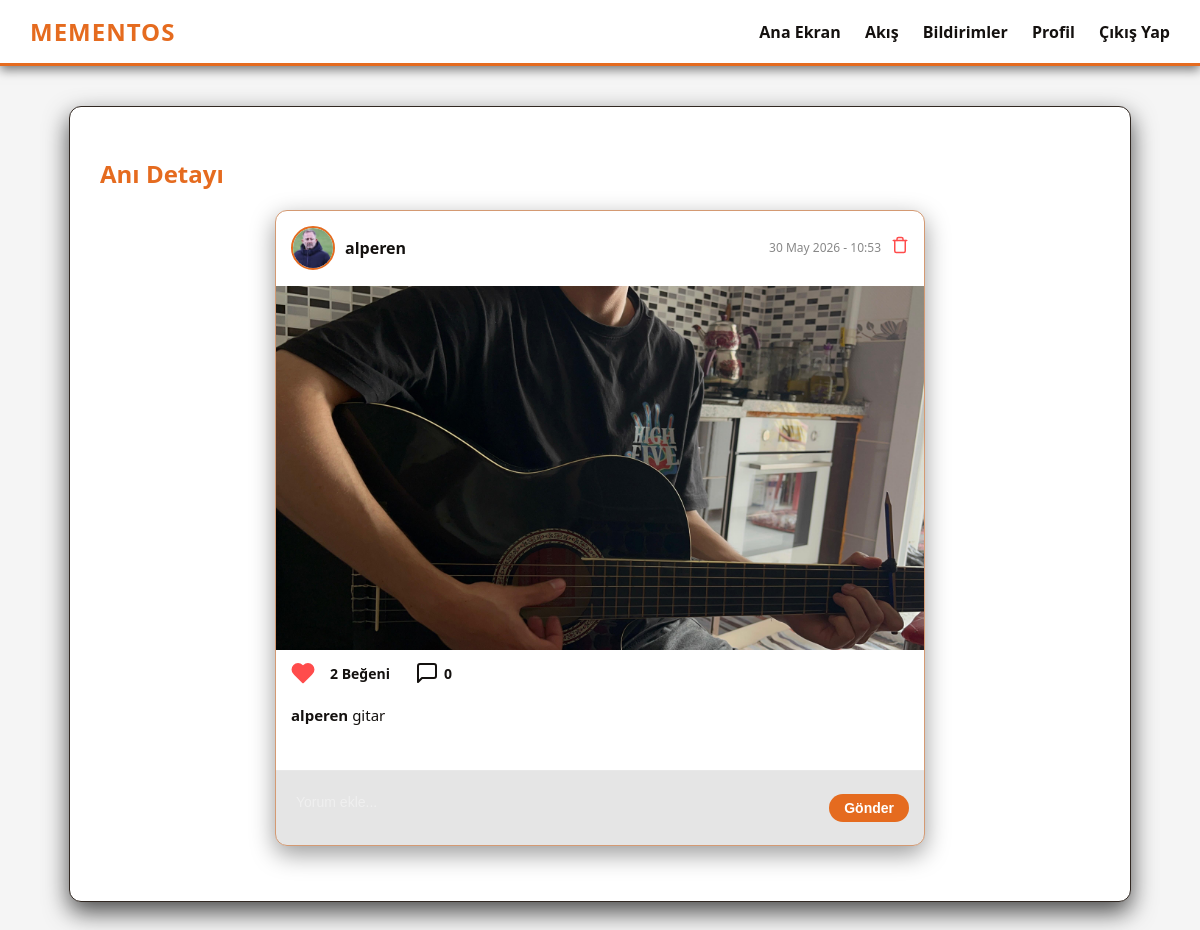
Before: /post/7 (signed in) with the older database file.
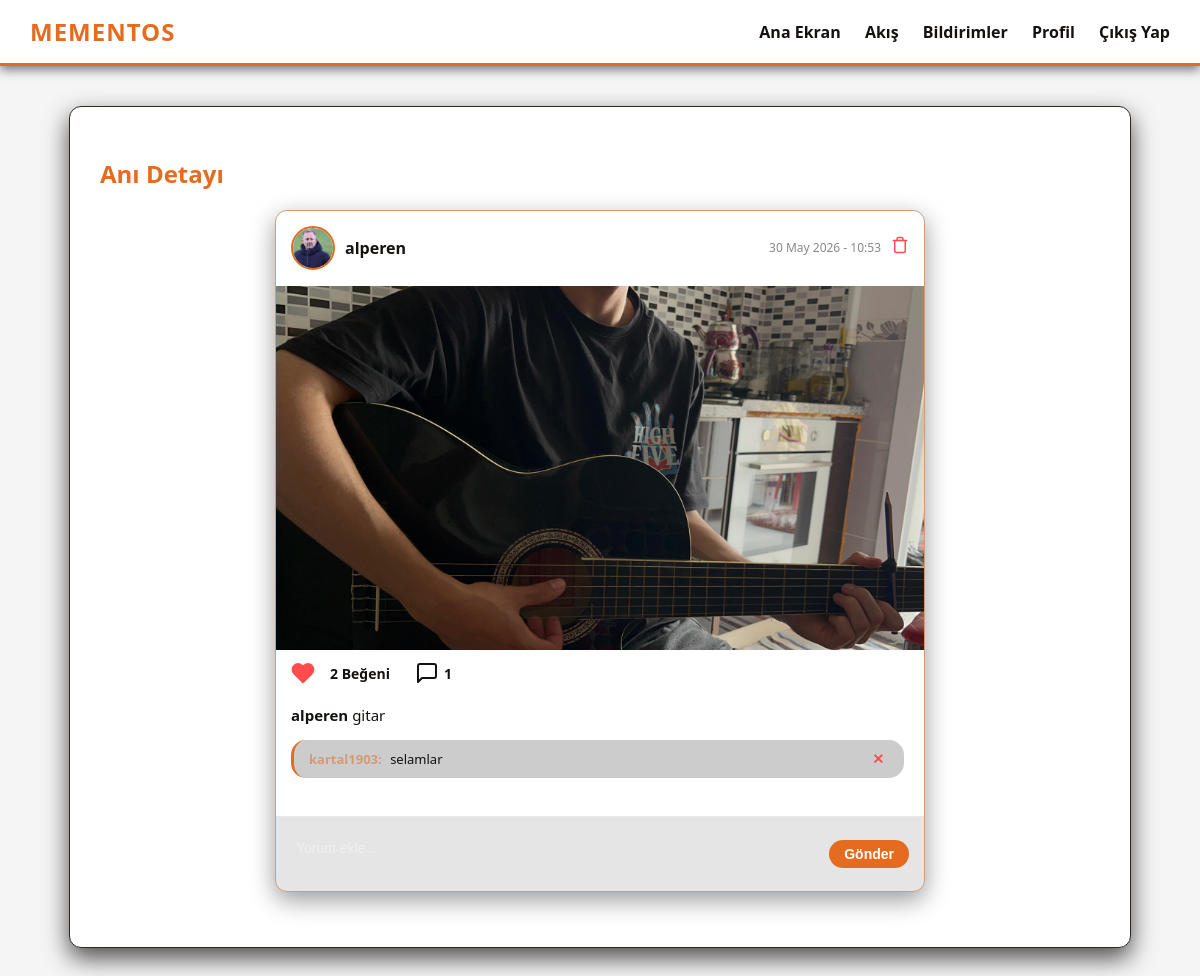
After: the same page with the newer database file.
### app/models.py (models this page shows, shortened)
class Post(db.Model):
    id: so.Mapped[int] = so.mapped_column(primary_key=True)
    body: so.Mapped[str] = so.mapped_column(sa.String(140))
    image_file: so.Mapped[Optional[str]] = so.mapped_column(sa.String(1000))
    timestamp: so.Mapped[datetime] = so.mapped_column(index=True, default=lambda: datetime.now(timezone.utc))
    user_id: so.Mapped[int] = so.mapped_column(sa.ForeignKey(User.id), index=True)
    comments_enabled: so.Mapped[bool] = so.mapped_column(sa.Boolean, default=True)
    is_global: so.Mapped[bool] = so.mapped_column(sa.Boolean, default=False, server_default=sa.text('0'))
    author: so.Mapped[User] = so.relationship(back_populates='posts')
    comments: so.Mapped[list['Comment']] = so.relationship(back_populates='post', cascade='all, delete-orphan')
    likes: so.Mapped[list['Like']] = so.relationship(back_populates='post', cascade='all, delete-orphan')

class Comment(db.Model):
    id: so.Mapped[int] = so.mapped_column(primary_key=True)
    body: so.Mapped[str] = so.mapped_column(sa.Text)
    timestamp: so.Mapped[datetime] = so.mapped_column(index=True, default=lambda: datetime.now(timezone.utc))
    user_id: so.Mapped[int] = so.mapped_column(sa.ForeignKey(User.id), index=True)
    post_id: so.Mapped[int] = so.mapped_column(sa.ForeignKey(Post.id), index=True)
    author: so.Mapped[User] = so.relationship(back_populates='comments')
    post: so.Mapped[Post] = so.relationship(back_populates='comments')

class User(UserMixin, db.Model):
    id: so.Mapped[int] = so.mapped_column(primary_key=True)
    username: so.Mapped[str] = so.mapped_column(sa.String(64), index=True, unique=True)
    email: so.Mapped[str] = so.mapped_column(sa.String(120), index=True, unique=True)
    password_hash: so.Mapped[Optional[str]] = so.mapped_column(sa.String(256))
    about_me: so.Mapped[Optional[str]] = so.mapped_column(sa.String(140))
    last_seen: so.Mapped[Optional[datetime]] = so.mapped_column(default=lambda: datetime.now(timezone.utc))
    profile_pic: so.Mapped[Optional[str]] = so.mapped_column(sa.String(120))
    is_verified: so.Mapped[bool] = so.mapped_column(sa.Boolean, default=False, server_default=sa.text('0'))
    verification_code: so.Mapped[Optional[str]] = so.mapped_column(sa.String(10))
    require_2fa: so.Mapped[bool] = so.mapped_column(sa.Boolean, default=False, server_default=sa.text('0'))
    posts: so.WriteOnlyMapped['Post'] = so.relationship(back_populates='author', cascade='all, delete-orphan')
    comments: so.WriteOnlyMapped['Comment'] = so.relationship(back_populates='author', cascade='all, delete-orphan')
    likes: so.WriteOnlyMapped['Like'] = so.relationship(back_populates='author', cascade='all, delete-orphan')
    notifications: so.WriteOnlyMapped['Notification'] = so.relationship(back_populates='user', cascade='all, delete-orphan')
    followed: so.WriteOnlyMapped['User'] = so.relationship(
        secondary=followers,
        primaryjoin=(followers.c.follower_id == id),
        secondaryjoin=(followers.c.followed_id == id),
        back_populates='followers'
    )
    followers: so.WriteOnlyMapped['User'] = so.relationship(
        secondary=followers,
        primaryjoin=(followers.c.followed_id == id),
        secondaryjoin=(followers.c.follower_id == id),
        back_populates='followed'
    )
    def avatar(self, size):
        if self.profile_pic:
            return f'/static/profile_pics/{self.profile_pic}'
        return f'https://ui-avatars.com/api/?name={self.username}&background=E56B1F&color=fff&size={size}'
    def has_liked_post(self, post):
        query = self.likes.select().where(Like.post_id == post.id)
        return db.session.scalar(query) is not None

### app/main/routes.py (the view)
@bp.route('/post/<int:post_id>')
@login_required
def post(post_id):
    post = db.first_or_404(db.select(Post).filter_by(id=post_id))
    comment_form = CommentForm()
    empty_form = EmptyForm()
    return render_template('post.html', title='Anı Detayı', post=post, comment_form=comment_form, empty_form=empty_form)

### app/main/forms.py
class CommentForm(FlaskForm):
    body = TextAreaField('Yorumun', validators=[DataRequired(), Length(min=1, max=140)])
    submit = SubmitField('Gönder')

class EmptyForm(FlaskForm):
    submit = SubmitField('Gönder')

### app/main/routes.py (called while the page is built)
@bp.before_request
def before_request():
    if current_user.is_authenticated:
        current_user.last_seen = datetime.now(timezone.utc)
        db.session.commit()

@bp.context_processor
def inject_notifications():
    if current_user.is_authenticated:
        unread_count = db.session.scalar(sa.select(sa.func.count(Notification.id)).where(Notification.user_id == current_user.id, Notification.is_read == False))
        return dict(unread_notifications_count=unread_count or 0)
    return dict(unread_notifications_count=0)

@bp.app_template_filter('local_time')
def local_time_filter(dt, format='%d-%m-%Y %H:%M:%S'):
    if dt is None:
        return ""
    if dt.tzinfo is None:
        dt = dt.replace(tzinfo=timezone.utc)
    local_dt = dt + timedelta(hours=3)
    return local_dt.strftime(format)

### app/models.py (called while the page is built)
@login.user_loader
def load_user(id):
    return db.session.get(User, int(id))

### app/templates/post.html (shortened to what the changed rows need)
{% extends "base.html" %}
{% block content %}
    <h2 style="color: var(--accent-orange); margin-bottom: 20px;">Anı Detayı</h2>
    <div style="max-width: 650px; margin: 0 auto;">
        <div class="post-card" style="margin-bottom: 25px;">
            <div class="post-header">
                <div class="post-author">
                </div>
                <div style="display: flex; align-items: center; gap: 10px;">
                    <span style="font-size: 12px; color: #888;">{{ post.timestamp|local_time('%d %B %Y - %H:%M') }}</span>
                    {% if post.author == current_user %}
                    <form action="{{ url_for('main.delete_post', post_id=post.id) }}" method="post" onsubmit="return confirm('Bu anıyı silmek istediğinize emin misiniz?');" style="margin: 0;">
                        <button type="submit" style="background: none; border: none; cursor: pointer; color: #ff4c4c; padding: 0;" title="Gönderiyi Sil">
                        </button>
                    </form>
                    {% endif %}
                </div>
            </div>
            {% if post.image_file %}
                {% for img in post.image_file.split(',') %}
                    <img src="{{ url_for('static', filename='memory_pics/' + img) }}" class="post-image" alt="Post Image">
                {% endfor %}
            {% endif %}
            <div class="post-actions">
                <form action="{{ url_for('main.like', post_id=post.id) }}" method="post" style="margin:0;">
                </form>
                <span style="font-size: 14px; font-weight: bold;">{{ post.likes|length }} Beğeni</span>
                <div class="action-btn" onclick="toggleComments({{ post.id }})" style="cursor: pointer; margin-left: 10px;">
                    <svg viewBox="0 0 24 24" fill="none" stroke="currentColor" stroke-width="2" stroke-linecap="round" stroke-linejoin="round">
                        <path d="M21 15a2 2 0 0 1-2 2H7l-4 4V5a2 2 0 0 1 2-2h14a2 2 0 0 1 2 2z"></path>
                    </svg>
                    <span style="font-size: 14px; font-weight: bold;">{{ post.comments|length }}</span>
                </div>
            </div>
            <p class="post-body-text"><strong>{{ post.author.username }}</strong> {{ post.body }}</p>
            <div id="comments-{{ post.id }}" style="display: block;">
                <div class="comments-section" style="padding: 0 15px 15px 15px; border-top: none; margin-top: 5px;">
                    <div class="comment-list">
                        {% for comment in post.comments %}
                            <div class="comment-item" style="display: flex; justify-content: space-between; align-items: center;">
                                <div>
                                    <span class="comment-author">{{ comment.author.username }}:</span>
                                    <span>{{ comment.body }}</span>
                                </div>
                                {% if current_user.is_authenticated and (comment.author == current_user or post.author == current_user) %}
                                <form action="{{ url_for('main.delete_comment', comment_id=comment.id) }}" method="post" style="margin: 0;" onsubmit="return confirm('Bu yorumu silmek istediğinize emin misiniz?');">
                                    <button type="submit" style="background: none; border: none; color: #ff4c4c; font-weight: bold; cursor: pointer; font-size: 14px; padding: 0 5px;" title="Yorumu Sil">✕</button>
                                </form>
                                {% endif %}
                            </div>
                        {% endfor %}
                    </div>
                </div>
                {% if post.comments_enabled %}
                    <form action="{{ url_for('main.add_comment', post_id=post.id) }}" method="post" class="modern-comment-form">
                    </form>
                {% endif %}
            </div>
        </div>
    </div>
{% endblock %}

Changed rows visible on the page:
added Comment: author.username "kartal1903", body "selamlar"
Other visible differences:
{{ post.comments|length }}: "0" → "1"
